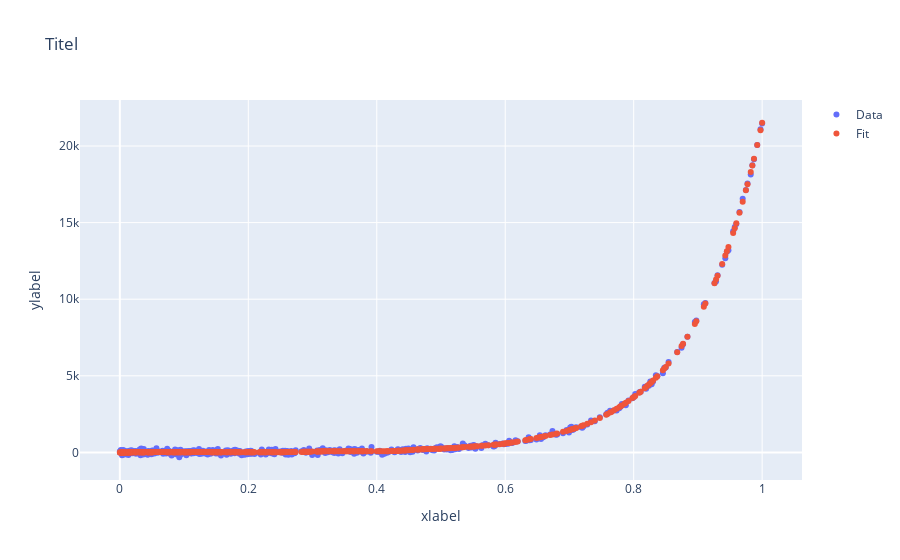
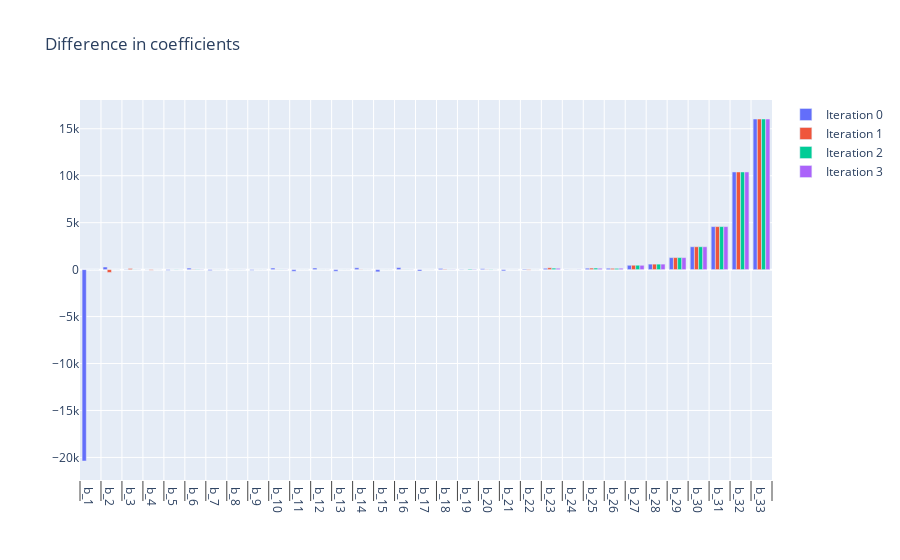
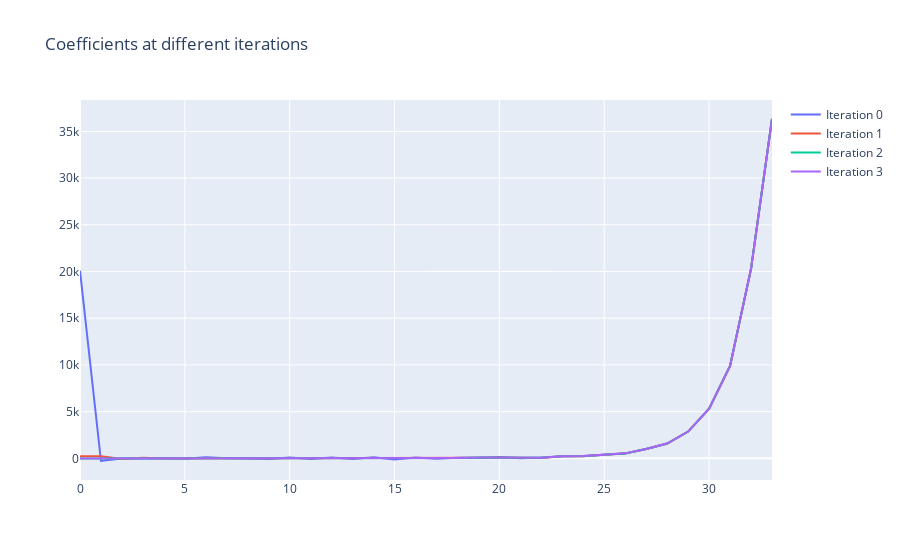

Notebook code cell kept with these figures, in order:
### Code cell
# TEST CASE
m = ( ('s(1)', 'inc', 34), ) 
     #('s(2)', 'conv', 10),
     #('s(3)', 'smooth', 10), ('s(4)', 'smooth', 10), )
     #   ('s(3)', 'smooth', 10), ('s(4)', 'smooth', 10)  )

M = Model(m)
f = M.fit(X_norm, y_norm, lam_c=100, plot_=True)
bar_chart_of_coefficient_difference_dataframe(M.df_beta)
line_chart_of_coefficient_dataframe(M.df_beta)

### Figure 1 — Plotly figure (JSON) as saved in the notebook; plotly's stock layout.template omitted (floating-point values rounded to 4 significant figures; data arrays with more than 128 entries replaced by an {"elided": "..."} marker saying what was removed)
{"data": [{"mode": "markers", "name": "Data", "type": "scatter", "x": {"elided": "500 float values"}, "y": {"elided": "500 float values"}}, {"mode": "markers", "name": "Fit", "type": "scatter", "x": {"elided": "500 float values"}, "y": {"elided": "500 float values"}}], "layout": {"title": {"text": "Titel"}, "xaxis": {"title": {"text": "xlabel"}}, "yaxis": {"title": {"text": "ylabel"}}}}

### Figure 2 — Plotly figure (JSON) as saved in the notebook; plotly's stock layout.template omitted (floating-point values rounded to 4 significant figures)
{"data": [{"name": "Iteration 0", "type": "bar", "x": ["b_1", "b_2", "b_3", "b_4", "b_5", "b_6", "b_7", "b_8", "b_9", "b_10", "b_11", "b_12", "b_13", "b_14", "b_15", "b_16", "b_17", "b_18", "b_19", "b_20", "b_21", "b_22", "b_23", "b_24", "b_25", "b_26", "b_27", "b_28", "b_29", "b_30", "b_31", "b_32", "b_33"], "y": [-20380.0, 277.8, 24.15, 4.91, -71.27, 161.8, -96.94, -14.17, -67.07, 167.2, -174.6, 170.1, -171.4, 193.6, -237.3, 217.4, -147.6, 124.2, -28.31, 95.97, -130.8, 63.97, 140.9, 21.36, 147.5, 146.2, 463.1, 588.4, 1282.0, 2439.0, 4583.0, 10400.0, 16040.0]}, {"name": "Iteration 1", "type": "bar", "x": ["b_1", "b_2", "b_3", "b_4", "b_5", "b_6", "b_7", "b_8", "b_9", "b_10", "b_11", "b_12", "b_13", "b_14", "b_15", "b_16", "b_17", "b_18", "b_19", "b_20", "b_21", "b_22", "b_23", "b_24", "b_25", "b_26", "b_27", "b_28", "b_29", "b_30", "b_31", "b_32", "b_33"], "y": [-0.002666, -302.1, 123.2, -59.15, 0.208, 30.69, -6.052, -8.454, -5.521, 16.98, -0.6102, -1.787, -0.08486, -22.36, -0.8676, 15.58, -0.4828, 50.19, 0.4625, 26.18, -0.6676, -49.89, 197.4, -5.871, 162.9, 137.6, 467.5, 586.0, 1283.0, 2438.0, 4583.0, 10400.0, 16040.0]}, {"name": "Iteration 2", "type": "bar", "x": ["b_1", "b_2", "b_3", "b_4", "b_5", "b_6", "b_7", "b_8", "b_9", "b_10", "b_11", "b_12", "b_13", "b_14", "b_15", "b_16", "b_17", "b_18", "b_19", "b_20", "b_21", "b_22", "b_23", "b_24", "b_25", "b_26", "b_27", "b_28", "b_29", "b_30", "b_31", "b_32", "b_33"], "y": [-0.1488, -0.2803, 19.33, -0.211, -17.67, 31.63, -6.052, -8.462, -5.532, 17.72, -2.619, -4.012, -5.167, -5.226, -3.909, 13.63, -0.2151, 11.89, 70.29, -25.42, -1.864, -1.624, 158.6, 0.174, 167.0, 134.5, 469.2, 585.1, 1283.0, 2438.0, 4583.0, 10400.0, 16040.0]}, {"name": "Iteration 3", "type": "bar", "x": ["b_1", "b_2", "b_3", "b_4", "b_5", "b_6", "b_7", "b_8", "b_9", "b_10", "b_11", "b_12", "b_13", "b_14", "b_15", "b_16", "b_17", "b_18", "b_19", "b_20", "b_21", "b_22", "b_23", "b_24", "b_25", "b_26", "b_27", "b_28", "b_29", "b_30", "b_31", "b_32", "b_33"], "y": [-0.1367, -0.2565, 13.1, -0.852, -0.7744, 19.11, -5.721, -8.097, -5.318, 18.28, -2.623, -4.005, -5.141, -5.185, -3.873, 12.22, -0.2689, 23.01, 43.9, -2.253, -3.763, -2.588, 143.2, 25.05, 145.0, 147.7, 462.3, 588.8, 1281.0, 2439.0, 4583.0, 10400.0, 16040.0]}], "layout": {"title": {"text": "Difference in coefficients"}, "xaxis": {"showgrid": true, "ticklen": 20, "ticks": "outside", "tickson": "boundaries"}}}

### Figure 3 — Plotly figure (JSON) as saved in the notebook; plotly's stock layout.template omitted (floating-point values rounded to 4 significant figures)
{"data": [{"mode": "lines", "name": "Iteration 0", "type": "scatter", "x": [0, 1, 2, 3, 4, 5, 6, 7, 8, 9, 10, 11, 12, 13, 14, 15, 16, 17, 18, 19, 20, 21, 22, 23, 24, 25, 26, 27, 28, 29, 30, 31, 32, 33], "y": [20090.0, -285.1, -7.239, 16.91, 21.82, -49.45, 112.4, 15.42, 1.253, -65.82, 101.4, -73.21, 96.93, -74.51, 119.1, -118.2, 99.16, -48.42, 75.75, 47.44, 143.4, 12.62, 76.58, 217.4, 238.8, 386.3, 532.5, 995.6, 1584.0, 2866.0, 5305.0, 9887.0, 20290.0, 36330.0]}, {"mode": "lines", "name": "Iteration 1", "type": "scatter", "x": [0, 1, 2, 3, 4, 5, 6, 7, 8, 9, 10, 11, 12, 13, 14, 15, 16, 17, 18, 19, 20, 21, 22, 23, 24, 25, 26, 27, 28, 29, 30, 31, 32, 33], "y": [232.1, 232.1, -69.95, 53.24, -5.905, -5.697, 25.0, 18.95, 10.49, 4.97, 21.95, 21.34, 19.55, 19.47, -2.895, -3.763, 11.82, 11.33, 61.52, 61.98, 88.16, 87.49, 37.6, 235.0, 229.1, 392.0, 529.7, 997.1, 1583.0, 2866.0, 5304.0, 9888.0, 20290.0, 36330.0]}, {"mode": "lines", "name": "Iteration 2", "type": "scatter", "x": [0, 1, 2, 3, 4, 5, 6, 7, 8, 9, 10, 11, 12, 13, 14, 15, 16, 17, 18, 19, 20, 21, 22, 23, 24, 25, 26, 27, 28, 29, 30, 31, 32, 33], "y": [-7.715, -7.864, -8.144, 11.18, 10.97, -6.691, 24.94, 18.88, 10.42, 4.891, 22.61, 19.99, 15.98, 10.81, 5.584, 1.674, 15.3, 15.09, 26.98, 97.26, 71.84, 69.98, 68.36, 226.9, 227.1, 394.1, 528.5, 997.7, 1583.0, 2866.0, 5304.0, 9888.0, 20290.0, 36330.0]}, {"mode": "lines", "name": "Iteration 3", "type": "scatter", "x": [0, 1, 2, 3, 4, 5, 6, 7, 8, 9, 10, 11, 12, 13, 14, 15, 16, 17, 18, 19, 20, 21, 22, 23, 24, 25, 26, 27, 28, 29, 30, 31, 32, 33], "y": [-6.654, -6.791, -7.047, 6.049, 5.197, 4.423, 23.53, 17.81, 9.711, 4.393, 22.67, 20.05, 16.04, 10.9, 5.714, 1.841, 14.06, 13.79, 36.8, 80.7, 78.45, 74.68, 72.1, 215.3, 240.4, 385.3, 533.0, 995.4, 1584.0, 2866.0, 5305.0, 9887.0, 20290.0, 36330.0]}], "layout": {"title": {"text": "Coefficients at different iterations"}}}
